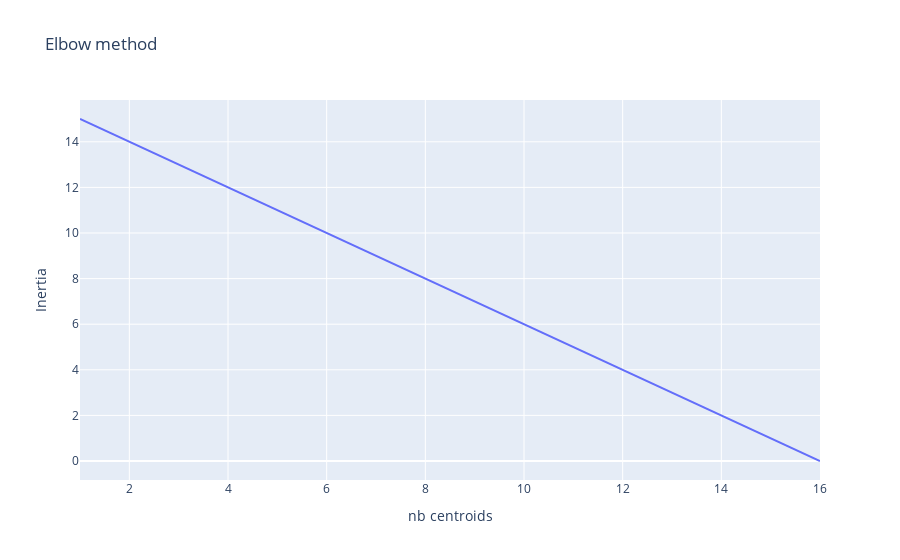

Write notebook code for a chart like this one.
### Code cell
fig = px.line(y=inertias,
              x=range(1, len(inertias) + 1),
              labels={'x': 'nb centroids', 'y':'Inertia'},
              title="Elbow method")
fig.show()

### Figure 1 — Plotly figure (JSON) as saved in the notebook; plotly's stock layout.template omitted (floating-point values rounded to 4 significant figures)
{"data": [{"hovertemplate": "nb centroids=%{x}<br>Inertia=%{y}<extra></extra>", "legendgroup": "", "line": {"color": "#636efa", "dash": "solid"}, "marker": {"symbol": "circle"}, "mode": "lines", "name": "", "orientation": "v", "showlegend": false, "type": "scatter", "x": [1, 2, 3, 4, 5, 6, 7, 8, 9, 10, 11, 12, 13, 14, 15, 16], "xaxis": "x", "y": [15, 14, 13, 12, 11, 10, 9, 8, 7, 6, 5.0, 4.0, 3, 2, 1, 0], "yaxis": "y"}], "layout": {"legend": {"tracegroupgap": 0}, "title": {"text": "Elbow method"}, "xaxis": {"anchor": "y", "domain": [0, 1], "title": {"text": "nb centroids"}}, "yaxis": {"anchor": "x", "domain": [0, 1], "title": {"text": "Inertia"}}}}
